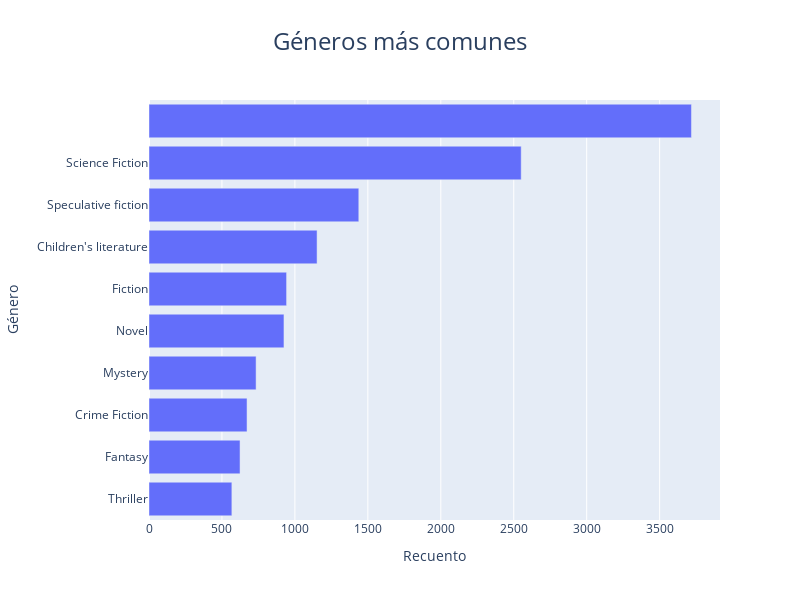

The notebook cell this image was saved under:
### Code cell
# Contar los géneros individuales
genre_counts = Counter()
for genre_str in df_book_summaries['Genres']:
    genre_list = genre_str.split(", ")
    genre_counts.update(genre_list)

# Crear un DataFrame con las columnas 'Género' y 'Recuento'
genre_count_df = pd.DataFrame({"Género": list(genre_counts.keys()), "Recuento": list(genre_counts.values())})

# Seleccionar los 10 principales géneros con la cuenta más alta
top_genres = genre_count_df.nlargest(columns=["Recuento"], n=10)

# Restablecer el índice del DataFrame top_genres
top_genres.reset_index(drop=True, inplace=True)

# Ordenar los géneros por Recuento
top_genres = top_genres.sort_values(by='Recuento', ascending=True)

# Crear un gráfico de barras de los recuentos de género utilizando Plotly
fig = px.bar(top_genres, x='Recuento', y='Género', 
             title='Géneros más comunes', height=600, width=800)

# Personalizar el diseño del gráfico
fig.update_layout(xaxis_title='Recuento', yaxis_title='Género', 
                  title_x=0.5, title_font_size=24, 
                  uniformtext_minsize=12, uniformtext_mode='hide')

# Mostrar el gráfico
fig.show()

# Imprimir los recuentos de los 10 géneros principales utilizando el formato dado
for index, row in top_genres.iterrows():
    print(f"Género: {row['Género']} (recuento: {row['Recuento']})")

### Figure 1 — Plotly figure (JSON) as saved in the notebook; plotly's stock layout.template omitted (floating-point values rounded to 4 significant figures)
{"data": [{"alignmentgroup": "True", "hovertemplate": "Recuento=%{x}<br>Género=%{y}<extra></extra>", "legendgroup": "", "marker": {"color": "#636efa", "pattern": {"shape": ""}}, "name": "", "offsetgroup": "", "orientation": "h", "showlegend": false, "textposition": "auto", "type": "bar", "x": [568, 624, 672, 734, 925, 943, 1152, 1438, 2551, 3718], "xaxis": "x", "y": ["Thriller", "Fantasy", "Crime Fiction", "Mystery", "Novel", "Fiction", "Children's literature", "Speculative fiction", "Science Fiction", ""], "yaxis": "y"}], "layout": {"barmode": "relative", "height": 600, "legend": {"tracegroupgap": 0}, "title": {"font": {"size": 24}, "text": "Géneros más comunes", "x": 0.5}, "uniformtext": {"minsize": 12, "mode": "hide"}, "width": 800, "xaxis": {"anchor": "y", "domain": [0, 1], "title": {"text": "Recuento"}}, "yaxis": {"anchor": "x", "domain": [0, 1], "title": {"text": "Género"}}}}
